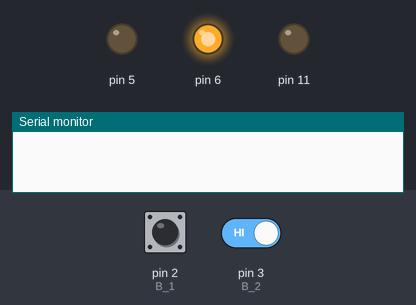
Simulated run of this sketch. Board: Arduino Uno, built with avr-gcc and run on an emulated ATmega328P. On the bench: output pins drawn as LEDs (lit = HIGH), the last lines printed to the serial monitor. Inputs (shaded band) come from the test bench; at power-on: pin 2 (B_1) HIGH, pin 3 (B_2) HIGH. Random numbers use the default seed unless the sketch sets one.

Above: at 1.2 s.
1.3 s: pin 2 (B_1) driven LOW
At 4.05 s:
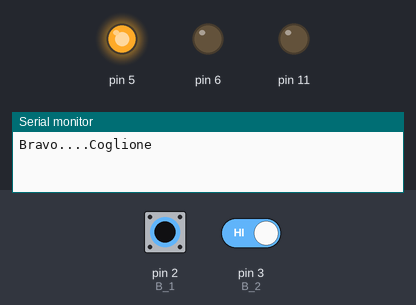
4.3 s: pin 3 (B_2) driven LOW
At 4.8 s:
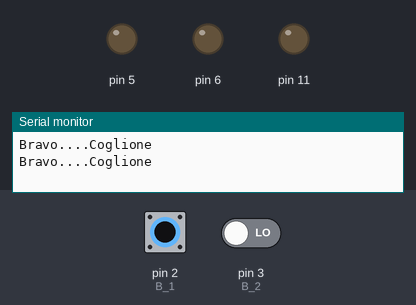
At 7.2 s:
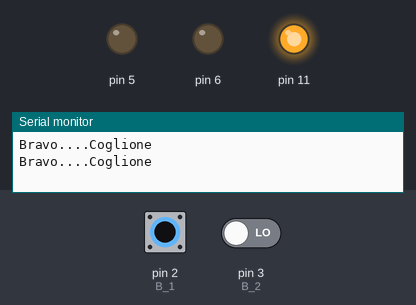
7.3 s: pin 2 (B_1) pulsed HIGH 2 times (0.12 s each, 0.3 s apart)
Timing chart, 0 to 29.0 s (numbered marks = the images above; inputs shaded):
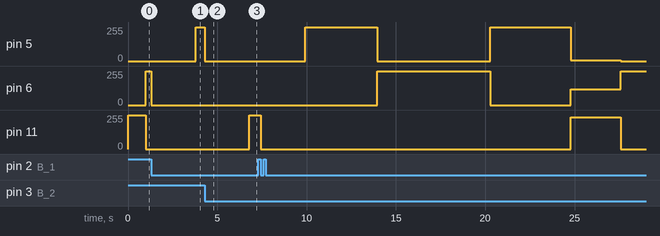

The sketch:

Reflexes.ino
```cpp
#include "Led.h"
#include "ButtonImpl.h"
#include <TimerOne.h>

#define B_1 2
#define B_2 3
#define R 11
#define G 6
#define B 5

enum {ON, BLINKING, OF} state;
enum {RED, GREEN, BLUE, ORANGE,OFF} color;

Led *led;
ButtonImpl* button[2];

void setup() {
  Serial.begin(9600);
  button[0] = new ButtonImpl(B_1);
  button[1] = new ButtonImpl(B_2);
  led = new Led(R,G,B);
  attachInterrupt(digitalPinToInterrupt(B_1), pressed, FALLING);
  attachInterrupt(digitalPinToInterrupt(B_2), pressed, FALLING);
  Timer1.initialize(1000000);
  Timer1.attachInterrupt(getRandom);
}

void getRandom(){
  long timer = random(2000000, 5000000);
  int r = random(0,4);
  switch(r){
    case 0:
      color = RED;
      break;
    case 1:
      color = GREEN;
      break;
    case 2:
      color = BLUE;
      break;
    case 3:
      color = ORANGE;
      break;
  }
  Timer1.setPeriod(timer);
}

void pressed(){
 // noInterrupts();
  switch(color){
    case RED:
      Serial.println("Bravo");
      break;
    case OFF:
      break;
    default:
      Serial.println("Bravo....Coglione");
      break;

  }
  if(color != OFF){
    color = OFF;
    Timer1.setPeriod(2500000);
    //Timer1.restart();
  }
  //interrupts();
}

void loop() {
  switch(color){
    case RED:
      led->switchRed();
      break;
    case GREEN:
      led->switchGreen();
      break;
    case BLUE:
      led->switchBlue();
      break;
    case ORANGE:
      led->switchOrange();
      break;
    case OFF:
      led->switchOff();
      break;
  }
}
```

Button.h
```cpp
#ifndef __BUTTON__
#define __BUTTON__

class Button {

public:
  virtual bool isPressed() = 0;
};

#endif
```

ButtonImpl.cpp
```cpp
#include "ButtonImpl.h"
#include "Arduino.h"

ButtonImpl::ButtonImpl(int pin){
  this->pin = pin;
  pinMode(pin, INPUT);
}

bool ButtonImpl::isPressed(){
  return digitalRead(pin) == HIGH;
}
```

ButtonImpl.h
```cpp
#ifndef __BUTTONIMPL__
#define __BUTTONIMPL__

#include "Button.h"

class ButtonImpl: public Button {

public:
  ButtonImpl(int pin);
  bool isPressed();

private:
  int pin;

};

#endif
```

Led.cpp
```cpp
#include "Led.h"
#include "Arduino.h"

Led::Led(int red, int green, int blue){
  this->green = green;
  this->red = red;
  this->blue = blue;
  pinMode(this->green,OUTPUT);
  pinMode(this->red,OUTPUT);
  pinMode(this->blue,OUTPUT);
}


void Led::switchOff(){
  digitalWrite(this->green,LOW);
  digitalWrite(this->red,LOW);
  digitalWrite(this->blue,LOW);
};

void Led::switchGreen(){
    analogWrite(this->green,255);
    analogWrite(this->red,0);
    analogWrite(this->blue,0);
}

void Led::switchRed(){
    analogWrite(this->green,0);
    analogWrite(this->red,255);
    analogWrite(this->blue,0);
}

void Led::switchBlue(){
    analogWrite(this->green,0);
    analogWrite(this->red,0);
    analogWrite(this->blue,255);
}

void Led::switchOrange(){
    analogWrite(this->green,120);
    analogWrite(this->red,237);
    analogWrite(this->blue,6);
}
```

Led.h
```cpp
#ifndef __LED__
#define __LED__

class Led{
public:
  Led(int red, int green, int blue);
  void switchOff();
  void switchGreen();
  void switchRed();
  void switchBlue();
  void switchOrange();
private:
  int green;
  int red;
  int blue;
};

#endif
```

Measured:
- after the input at 4.3 s, pin 5: 255/255 → 0/255 at once; pin 11: 0/255 → 255/255 after 2.5 s
